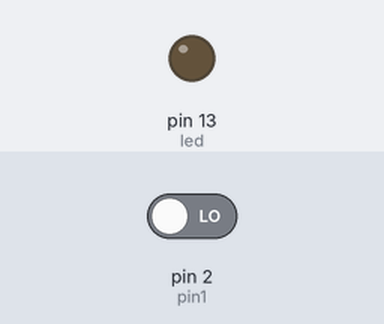
The sketch below on a simulated Arduino Uno, built with avr-gcc and run on an emulated ATmega328P. Shown: output pins drawn as LEDs (lit = HIGH). Inputs (shaded band) come from the test bench; at power-on: pin 2 (pin1) LOW.

Above: at 1.2 s.
1.3 s: pin 2 (pin1) driven HIGH
At 1.8 s:
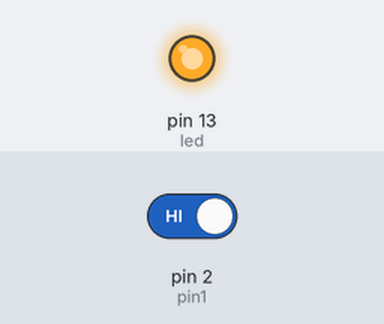
2.8 s: pin 2 (pin1) driven LOW
At 4.2 s:
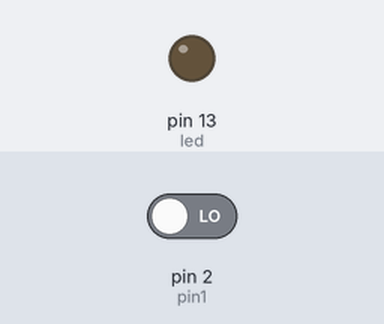
Timing chart, 0 to 5.8 s (numbered marks = the images above; inputs shaded):
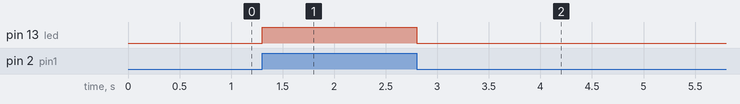

The sketch:

Opdracht1.ino
```cpp
const int pin1 = 2;
const int led = 13;

void setup() {
  // put your setup code here, to run once:
  pinMode(pin1, INPUT);
  pinMode(led, OUTPUT);
}

void loop() {
  // put your main code here, to run repeatedly:
  bool inputState = digitalRead(pin1);

  if(inputState){
      digitalWrite(led, HIGH);
    }
  else{
      digitalWrite(led, LOW);
    }
}
```

Measured:
- after the input at 1.3 s, pin 13 (led): LOW → HIGH at once
- after the input at 2.8 s, pin 13 (led): HIGH → LOW at once
